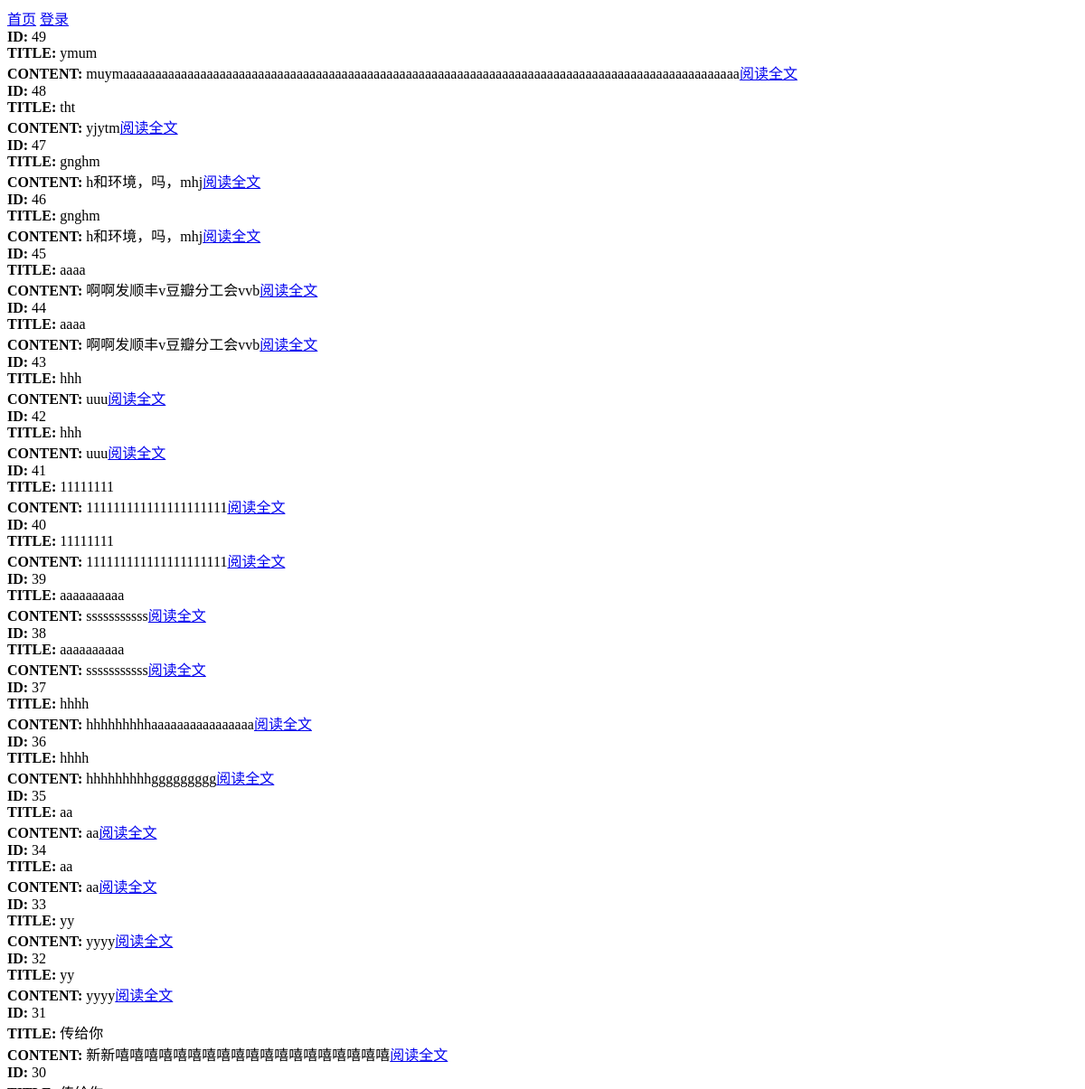
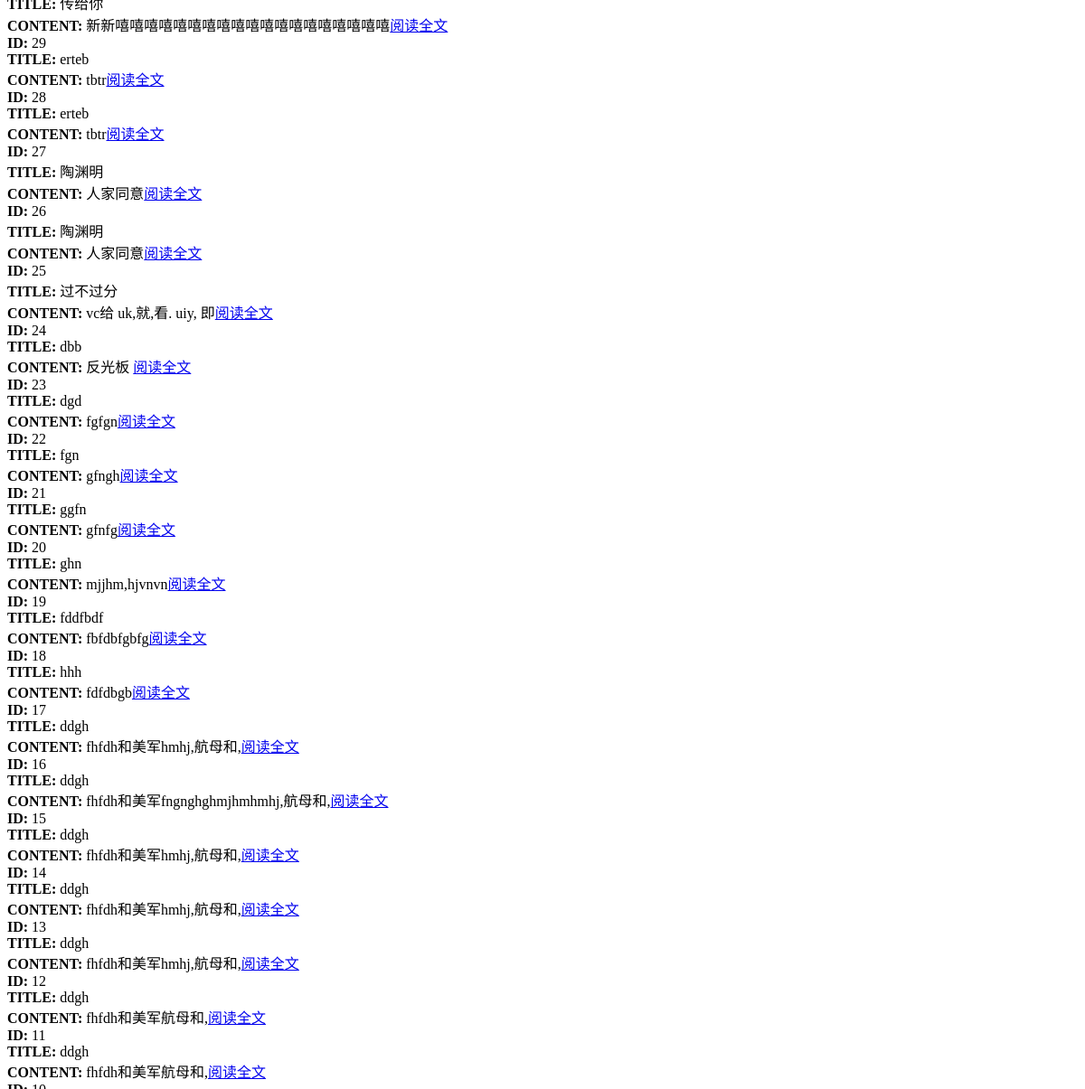
The app's page / (upper part), older data (2 pictures, top to bottom).
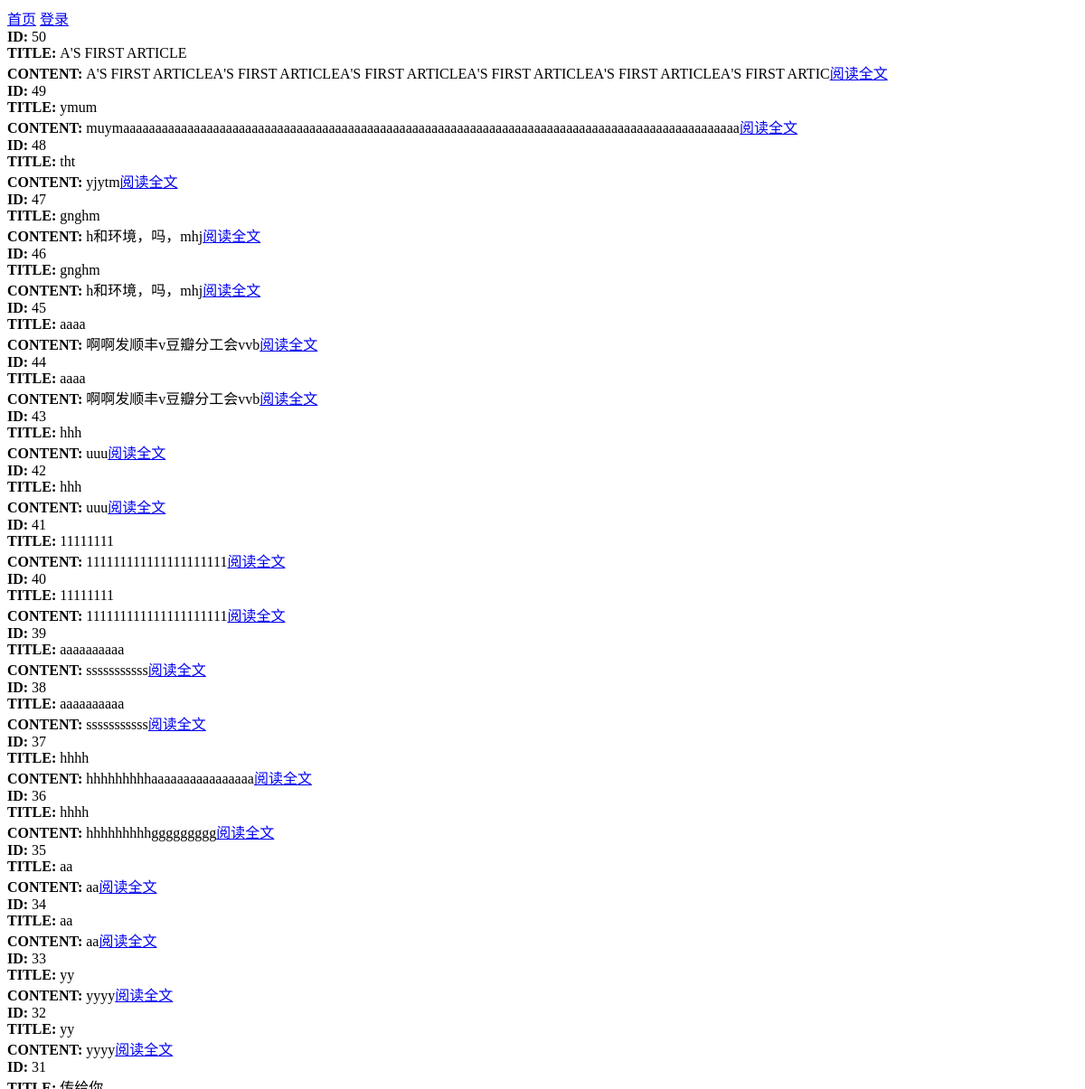
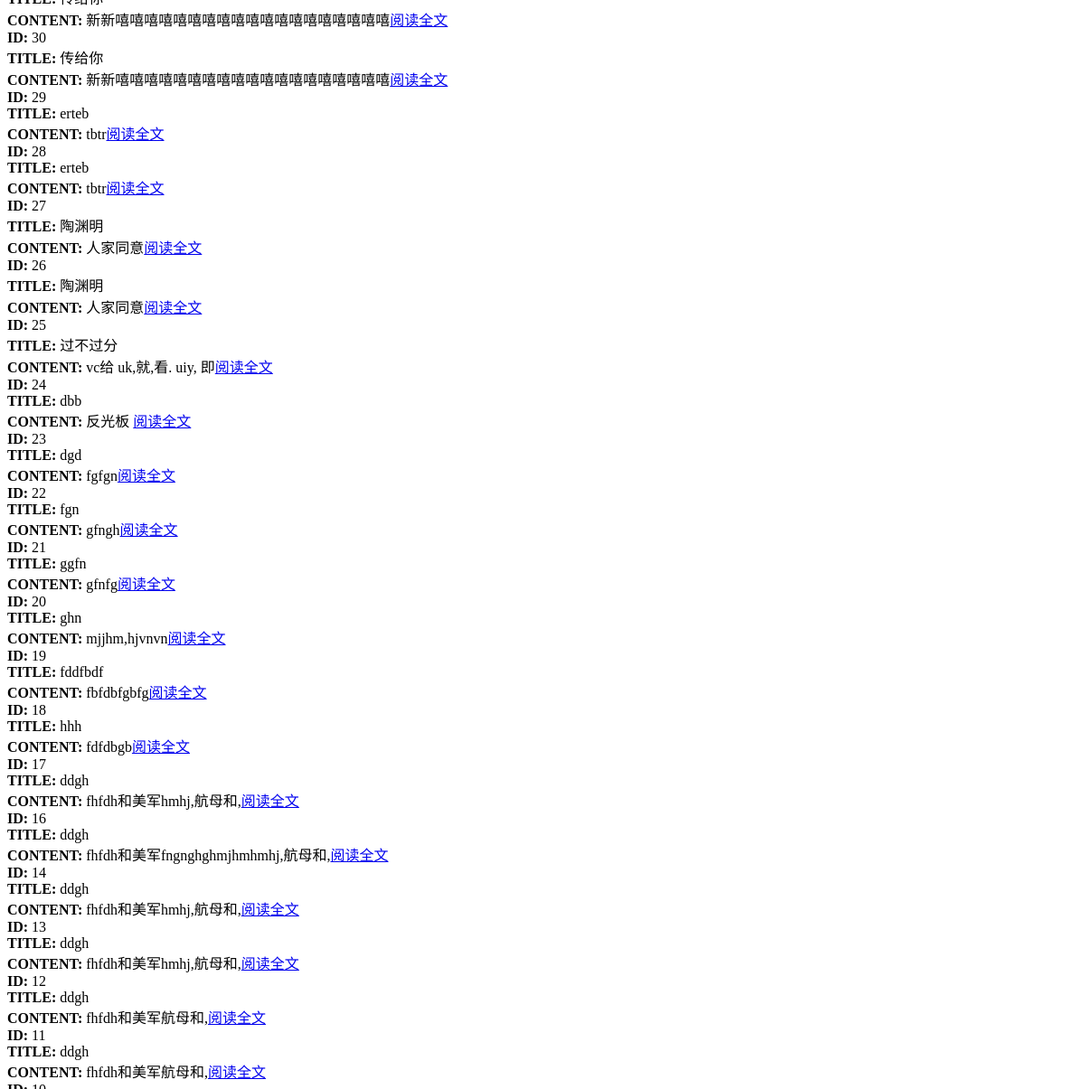
The same page, newer data (2 pictures, top to bottom).
### tables this page shows
CREATE TABLE articles (
    id INTEGER PRIMARY KEY AUTOINCREMENT,
    user_id INTEGER NOT NULL,
    title TEXT NOT NULL,
    content TEXT NOT NULL,
    create_t TEXT DEFAULT (datetime('now','localtime')),
    update_t TEXT DEFAULT NULL,
    FOREIGN KEY (user_id) REFERENCES users (id) ON DELETE CASCADE
);

### auth.php (called while the page is built, shortened)
<?php
function db_query($db,$sql,$params=[])
{
    $pre = $db->prepare($sql);
    $src = $pre->execute();
    $results = [];
    while ($row = $src->fetchArray(SQLITE3_ASSOC))
    {
        $results[] = $row;
    }
    return $results;
}

### ParsedownMath.php (called while the page is built, shortened)
<?php
class ParsedownMath extends ParsedownMathParentAlias
{
    private function setLegacyMode(): void
    {
        $parsedownVersion = preg_replace('/-.*$/', '', \Parsedown::version);
    }
    protected function element(array $Element)
    {
        return parent::element($Element);
    }
}

### Parsedown.php (called while the page is built, shortened)
<?php
class Parsedown
{
    function text($text)
    {
        $Elements = $this->textElements($text);
        $markup = $this->elements($Elements);
        $markup = trim($markup, "\n");
        return $markup;
    }
    protected function textElements($text)
    {
        $text = str_replace(array("\r\n", "\r"), "\n", $text);
        $text = trim($text, "\n");
        $lines = explode("\n", $text);
        return $this->linesElements($lines);
    }
    protected $breaksEnabled;
    function setSafeMode($safeMode)
    {
        $this->safeMode = (bool) $safeMode;
        return $this;
    }
    protected $safeMode;
    protected $BlockTypes = array(
        '#' => array('Header'),
        '*' => array('Rule', 'List'),
        '+' => array('List'),
        '-' => array('SetextHeader', 'Table', 'Rule', 'List'),
        '0' => array('List'),
        '1' => array('List'),
        '2' => array('List'),
        '3' => array('List'),
        '4' => array('List'),
        '5' => array('List'),
        '6' => array('List'),
        '7' => array('List'),
        '8' => array('List'),
        '9' => array('List'),
        ':' => array('Table'),
        '<' => array('Comment', 'Markup'),
        '=' => array('SetextHeader'),
        '>' => array('Quote'),
        '[' => array('Reference'),
        '_' => array('Rule'),
        '`' => array('FencedCode'),
        '|' => array('Table'),
        '~' => array('FencedCode'),
    );
    protected $unmarkedBlockTypes = array(
        'Code',
    );
    protected function linesElements(array $lines)
    {
        $Elements = array();
        $CurrentBlock = null;
        foreach ($lines as $line)
        {
            $indent = strspn($line, ' ');
            $text = $indent > 0 ? substr($line, $indent) : $line;
            $Line = array('body' => $line, 'indent' => $indent, 'text' => $text);
            $marker = $text[0];
            $blockTypes = $this->unmarkedBlockTypes;
            if (isset($this->BlockTypes[$marker]))
            {
                foreach ($this->BlockTypes[$marker] as $blockType)
                {
                    $blockTypes []= $blockType;
                }
            }
            foreach ($blockTypes as $blockType)
            {
                $Block = $this->{"block$blockType"}($Line, $CurrentBlock);
            }
            if (isset($CurrentBlock) and $CurrentBlock['type'] === 'Paragraph')
            {
                $Block = $this->paragraphContinue($Line, $CurrentBlock);
            }
            if (isset($Block))
            {
                $CurrentBlock = $Block;
            }
            else
            {
                $CurrentBlock = $this->paragraph($Line);
                $CurrentBlock['identified'] = true;
            }
        }
        if (isset($CurrentBlock))
        {
            $Elements[] = $this->extractElement($CurrentBlock);
        }
        return $Elements;
    }
    protected function extractElement(array $Component)
    {
        return $Component['element'];
    }
    protected function blockList($Line, ?array $CurrentBlock = null)
    {
        list($name, $pattern) = $Line['text'][0] <= '-' ? array('ul', '[*+-]') : array('ol', '[0-9]{1,9}+[.\)]');
    }
    protected function paragraph($Line)
    {
        return array(
            'type' => 'Paragraph',
            'element' => array(
                'name' => 'p',
                'handler' => array(
                    'function' => 'lineElements',
                    'argument' => $Line['text'],
                    'destination' => 'elements',
                ),
            ),
        );
    }
    protected function paragraphContinue($Line, array $Block)
    {
        $Block['element']['handler']['argument'] .= "\n".$Line['text'];
        return $Block;
    }
    public function line($text, $nonNestables = array())
    {
        return $this->elements($this->lineElements($text, $nonNestables));
    }
    protected function lineElements($text, $nonNestables = array())
    {
        $text = str_replace(array("\r\n", "\r"), "\n", $text);
        $Elements = array();
        $InlineText = $this->inlineText($text);
        $Elements[] = $InlineText['element'];
        foreach ($Elements as &$Element)
        {
            if ( ! isset($Element['autobreak']))
            {
                $Element['autobreak'] = false;
            }
        }
        return $Elements;
    }
    protected function inlineText($text)
    {
        $Inline = array(
            'extent' => strlen($text),
            'element' => array(),
        );
        $Inline['element']['elements'] = self::pregReplaceElements(
            $this->breaksEnabled ? '/[ ]*+\n/' : '/(?:[ ]*+\\\\|[ ]{2,}+)\n/',
            array(
                array('name' => 'br'),
                array('text' => "\n"),
            ),
            $text
        );
        return $Inline;
    }
    protected function handle(array $Element)
    {
        if (isset($Element['handler']))
        {
            if (!isset($Element['nonNestables']))
            {
                $Element['nonNestables'] = array();
            }
            if (is_string($Element['handler']))
            {
                $function = $Element['handler'];
                $argument = $Element['text'];
                unset($Element['text']);
                $destination = 'rawHtml';
            }
            else
            {
                $function = $Element['handler']['function'];
                $argument = $Element['handler']['argument'];
                $destination = $Element['handler']['destination'];
            }
            $Element[$destination] = $this->{$function}($argument, $Element['nonNestables']);
            unset($Element['handler']);
        }
        return $Element;
    }
    protected function element(array $Element)
    {
        if ($this->safeMode)
        {
            $Element = $this->sanitiseElement($Element);
        }
        $Element = $this->handle($Element);
        $hasName = isset($Element['name']);
        $markup = '';
        if ($hasName)
        {
            $markup .= '<' . $Element['name'];
        }
        $permitRawHtml = false;
        if (isset($Element['text']))
        {
            $text = $Element['text'];
        }
        elseif (isset($Element['rawHtml']))
        {
            $text = $Element['rawHtml'];
            $allowRawHtmlInSafeMode = isset($Element['allowRawHtmlInSafeMode']) && $Element['allowRawHtmlInSafeMode'];
            $permitRawHtml = !$this->safeMode || $allowRawHtmlInSafeMode;
        }
        $hasContent = isset($text) || isset($Element['element']) || isset($Element['elements']);
        if ($hasContent)
        {
            $markup .= $hasName ? '>' : '';
            if (isset($Element['elements']))
            {
                $markup .= $this->elements($Element['elements']);
            }
            elseif (isset($Element['element']))
            {
                $markup .= $this->element($Element['element']);
            }
            else
            {
                if (!$permitRawHtml)
                {
                    $markup .= self::escape($text, true);
                }
                else
                {
                    $markup .= $text;
                }
            }
            $markup .= $hasName ? '</' . $Element['name'] . '>' : '';
        }
        elseif ($hasName)
        {
            $markup .= ' />';
        }
        return $markup;
    }
    protected function elements(array $Elements)
    {
        $markup = '';
        $autoBreak = true;
        foreach ($Elements as $Element)
        {
            $autoBreakNext = (isset($Element['autobreak'])
                ? $Element['autobreak'] : isset($Element['name'])
            );
            $autoBreak = !$autoBreak ? $autoBreak : $autoBreakNext;
            $markup .= ($autoBreak ? "\n" : '') . $this->element($Element);
            $autoBreak = $autoBreakNext;
        }
        $markup .= $autoBreak ? "\n" : '';
        return $markup;
    }
    protected static function pregReplaceElements($regexp, $Elements, $text)
    {
        $newElements = array();
        $newElements[] = array('text' => $text);
        return $newElements;
    }
    protected function sanitiseElement(array $Element)
    {
        if ( ! isset($Element['name']))
        {
            unset($Element['attributes']);
            return $Element;
        }
        return $Element;
    }
    protected static function escape($text, $allowQuotes = false)
    {
        return htmlspecialchars($text, $allowQuotes ? ENT_NOQUOTES : ENT_QUOTES, 'UTF-8');
    }
}

### index.php (the view, shortened to what the changed rows need)
<?php
require_once __DIR__ . "/auth.php";
include __DIR__ . "/Parsedown.php";
include __DIR__ ."/ParsedownMath.php";
$parsedown = new ParsedownMath([
    'math' => [
        'enabled' => true
    ]
]);
$parsedown -> setSafeMode(true);
?>
<html lang="zh-CN">
	<head>
	</head>
<?php include __DIR__ . "/nav.php"; ?>
<?php
    $articles_info = db_query($db,"SELECT id , title , content , user_id  FROM articles ORDER BY id DESC");
    foreach($articles_info as $each_article )
	{
		$md_content = $parsedown -> text( $each_article['content'] );
		$summary = mb_substr(strip_tags($md_content),0,100);
		$md_title = $parsedown -> line( $each_article['title'] );
?>
<strong>ID: </strong> <?= (int)$each_article['id'] ?>
<br>
<strong>TITLE: </strong> <?= $md_title ?>
<br>
<strong>CONTENT: </strong><?= htmlspecialchars((string)$summary) ?>
<a href="article_detail.php?id=<?= (int)$each_article['id'] ?>">阅读全文</a>
<br>
<?php } ?>
</html>

Row changes from the older to the newer data that the page shows:
removed articles: id "15", title "ddgh", content "fhfdh和美军hmhj,航母和,"
added articles: id "50", title "A'S FIRST ARTICLE", content "A'S FIRST ARTICLEA'S FIRST ARTICLEA'S FIRST ARTICLEA'S FIRST ARTICLEA'S FIRST ARTICLEA'S FIRST ARTIC"
